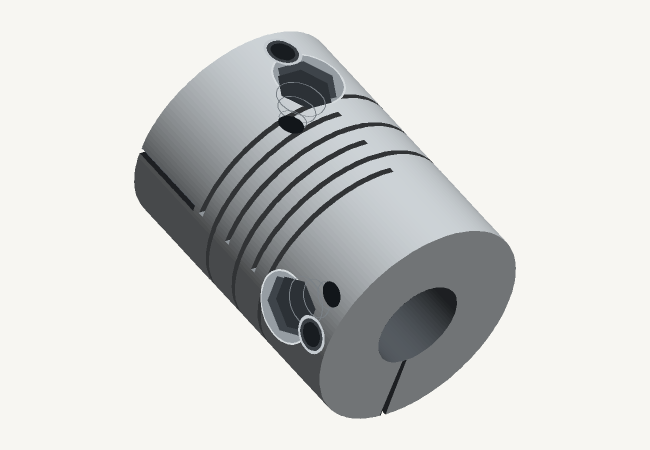
#> input picture forma/docs/coupling/iso_cpi20p.png, 1300 x 900 px, found by its file name (shown at 1/2 size)
$ python make_proposal2.py
#> lines starting #> are read from the running program, lines starting #| are printed output that depends on the picture
"""Лист-превью №2: изометрия + торцы + разрез отверстия + вид спереди.

Собирает forma/docs/coupling/proposal_v2.png из iso_cpi20p.png и анкоров
iso_anchors.json (их пишет make_preview_iso.py).
"""
import json
import math
from PIL import Image, ImageDraw, ImageFont

BASE = 'forma/docs/coupling/'
W, H = 1700, 1470

img = Image.new('RGB', (W, H), '#f7f6f2')
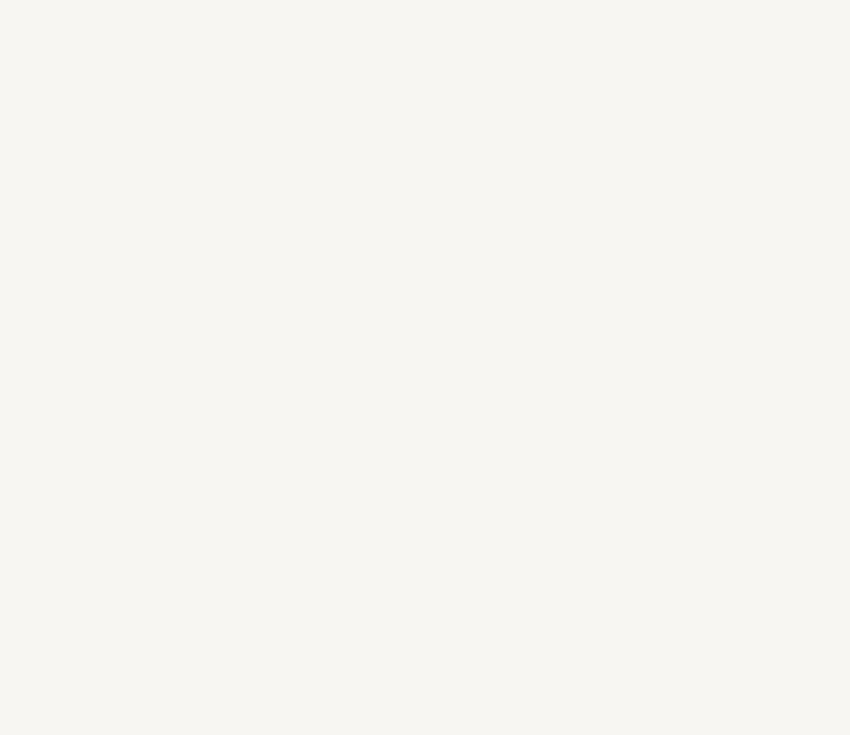
#> img: PIL image 1700x1470 RGB (shown at 1/2 size); mean R, G, B 247, 246, 242
d = ImageDraw.Draw(img)

F = '/usr/share/fonts/truetype/dejavu/DejaVuSans.ttf'
FB = '/usr/share/fonts/truetype/dejavu/DejaVuSans-Bold.ttf'
f12 = ImageFont.truetype(F, 17); f11 = ImageFont.truetype(F, 15)
fsm = ImageFont.truetype(F, 14); fsmb = ImageFont.truetype(FB, 15)
fb = ImageFont.truetype(FB, 25); fh = ImageFont.truetype(FB, 18)
INK = (32, 34, 38); BLUE = (30, 90, 170); GREY = (122, 127, 133); RED = (186, 58, 48)


def text(x, y, s, font=f12, fill=INK, anchor='la'):
    d.text((x, y), s, font=font, fill=fill, anchor=anchor)


def line(p1, p2, fill=INK, w=2, dash=None):
    if not dash:
        d.line([p1, p2], fill=fill, width=w); return
    x1, y1 = p1; x2, y2 = p2
    L = math.hypot(x2 - x1, y2 - y1); n = max(1, int(L // dash))
    ux, uy = (x2 - x1) / L, (y2 - y1) / L
    for i in range(n):
        a = i * dash
        d.line([(x1 + ux * a, y1 + uy * a),
                (x1 + ux * (a + dash * 0.55), y1 + uy * (a + dash * 0.55))], fill=fill, width=w)


def circ(cx, cy, r, fill=None, outline=INK, w=2):
    d.ellipse([cx - r, cy - r, cx + r, cy + r], fill=fill, outline=outline, width=w)


def leader(p_from, p_to, label, anchor='la', font=fsm, color=INK, dy=-9):
    line(p_from, p_to, GREY, 1)
    d.ellipse([p_from[0] - 3, p_from[1] - 3, p_from[0] + 3, p_from[1] + 3], fill=color)
    text(p_to[0], p_to[1] + dy, label, font, color, anchor=anchor)


def dim_h(x1, x2, y, label, color=BLUE):
    line((x1, y), (x2, y), color, 2)
    for x, e in ((x1, 1), (x2, -1)):
        line((x, y - 6), (x, y + 6), color, 2)
        d.polygon([(x, y), (x + 8 * e, y - 4), (x + 8 * e, y + 4)], fill=color)
    text((x1 + x2) / 2, y - 28, label, f12, color, anchor='ma')


def dim_v(y1, y2, x, label, color=BLUE):
    line((x, y1), (x, y2), color, 2)
    for y in (y1, y2):
        line((x - 6, y), (x + 6, y), color, 2)
    d.polygon([(x, y1), (x, y1 - 8), (x + 7, y1)], fill=color)
    d.polygon([(x, y2), (x, y2 + 8), (x + 7, y2)], fill=color)
    text(x + 14, (y1 + y2) / 2, label, f12, color, anchor='lm')


# ------------------------------------------------------------------ шапка
text(36, 18, 'МУФТА CPI-20P-8x8 — превью №2: изометрия и разрез', fb)
text(36, 52, 'Изометрия — эскиз моего понимания детали, а не финальная модель. '
             'Справа — торцы и разрез отверстия, слева снизу — вид спереди.', f12, GREY)

# ------------------------------------------------------------------ изометрия
ISO_SC = 0.775
iso = Image.open(BASE + 'iso_cpi20p.png').convert('RGB')
#> iso is the input picture: PIL image 1300x900 RGB; mean R, G, B 210.6, 211.2, 209.3
iso = iso.resize((int(iso.width * ISO_SC), int(iso.height * ISO_SC)), Image.LANCZOS)
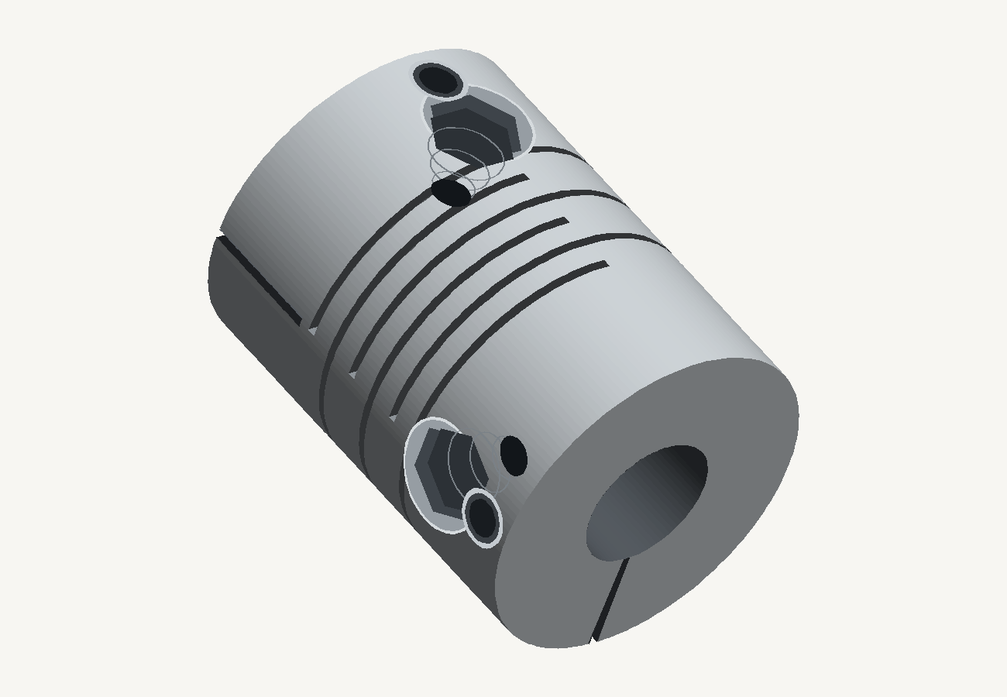
#> iso: PIL image 1007x697 RGB; mean R, G, B 210.6, 211.2, 209.3
IX, IY = 16, 86
img.paste(iso, (IX, IY))
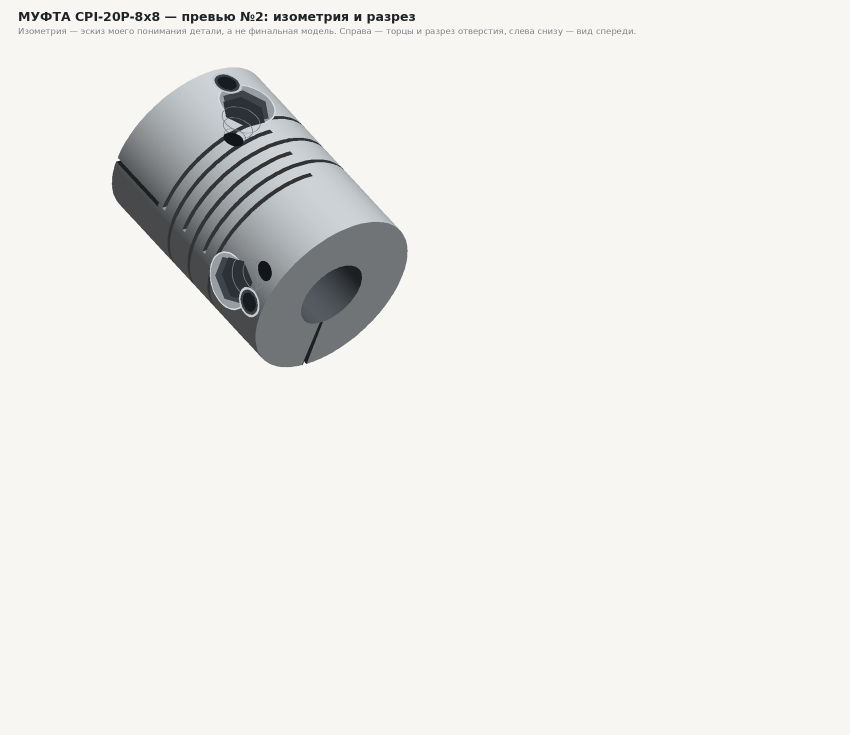
#> img: PIL image 1700x1470 RGB (shown at 1/2 size); mean R, G, B 236.1, 235.5, 232.2
#> (the run stopped early here; a loop or call above may not have finished)
